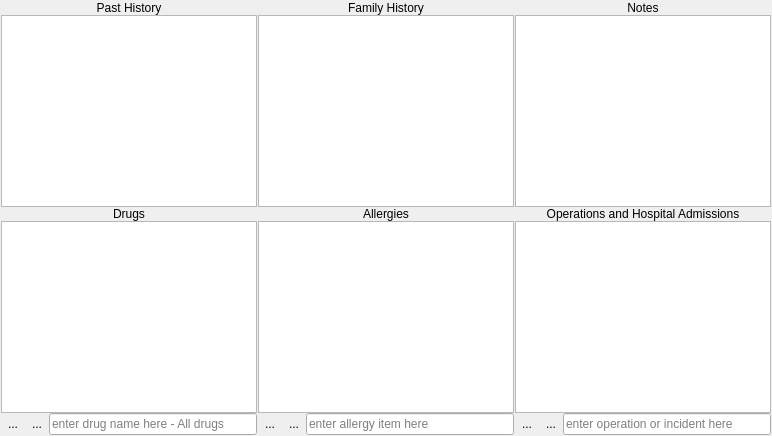
        <widget class="QFrame" name="frameMedicalHx">
         <layout class="QGridLayout" name="gridLayout_3">
          <property name="leftMargin">
           <number>1</number>
          </property>
          <property name="topMargin">
           <number>1</number>
          </property>
          <property name="rightMargin">
           <number>1</number>
          </property>
          <property name="bottomMargin">
           <number>1</number>
          </property>
          <property name="horizontalSpacing">
           <number>1</number>
          </property>
          <property name="verticalSpacing">
           <number>0</number>
          </property>
          <item row="0" column="0">
           <widget class="QLabel" name="labelPastHisotry">
            <property name="text">
             <string>Past History</string>
            </property>
            <property name="alignment">
             <set>Qt::AlignCenter</set>
            </property>
           </widget>
          </item>
          <item row="0" column="1">
           <widget class="QLabel" name="labelFamilyHx">
            <property name="text">
             <string>Family History</string>
            </property>
            <property name="alignment">
             <set>Qt::AlignCenter</set>
            </property>
           </widget>
          </item>
          <item row="0" column="2">
           <widget class="QLabel" name="lablelNotes">
            <property name="text">
             <string>Notes</string>
            </property>
            <property name="alignment">
             <set>Qt::AlignCenter</set>
            </property>
           </widget>
          </item>
          <item row="1" column="0">
           <widget class="TextEdit" name="PastHx">
            <property name="tabChangesFocus">
             <bool>true</bool>
            </property>
           </widget>
          </item>
          <item row="1" column="1">
           <widget class="TextEdit" name="familyHx">
            <property name="tabChangesFocus">
             <bool>true</bool>
            </property>
           </widget>
          </item>
          <item row="1" column="2">
           <widget class="TextEdit" name="Notes">
            <property name="tabChangesFocus">
             <bool>true</bool>
            </property>
           </widget>
          </item>
          <item row="2" column="0">
           <widget class="QLabel" name="labelDrugs">
            <property name="text">
             <string>Drugs</string>
            </property>
            <property name="alignment">
             <set>Qt::AlignCenter</set>
            </property>
           </widget>
          </item>
          <item row="2" column="1">
           <widget class="QLabel" name="labelAllergy">
            <property name="text">
             <string>Allergies</string>
            </property>
            <property name="alignment">
             <set>Qt::AlignCenter</set>
            </property>
           </widget>
          </item>
          <item row="2" column="2">
           <widget class="QLabel" name="labelOpAdmission">
            <property name="text">
             <string>Operations and Hospital Admissions</string>
            </property>
            <property name="alignment">
             <set>Qt::AlignCenter</set>
            </property>
           </widget>
          </item>
          <item row="3" column="0">
           <widget class="drugsTable" name="pDrugsTable">
            <property name="showGrid">
             <bool>false</bool>
            </property>
            <property name="gridStyle">
             <enum>Qt::NoPen</enum>
            </property>
            <property name="sortingEnabled">
             <bool>false</bool>
            </property>
            <property name="wordWrap">
             <bool>false</bool>
            </property>
            <property name="cornerButtonEnabled">
             <bool>false</bool>
            </property>
            <attribute name="horizontalHeaderVisible">
             <bool>false</bool>
            </attribute>
            <attribute name="horizontalHeaderMinimumSectionSize">
             <number>20</number>
            </attribute>
            <attribute name="horizontalHeaderHighlightSections">
             <bool>false</bool>
            </attribute>
            <attribute name="verticalHeaderVisible">
             <bool>false</bool>
            </attribute>
            <attribute name="verticalHeaderMinimumSectionSize">
             <number>20</number>
            </attribute>
            <attribute name="verticalHeaderDefaultSectionSize">
             <number>20</number>
            </attribute>
            <attribute name="verticalHeaderHighlightSections">
             <bool>false</bool>
            </attribute>
           </widget>
          </item>
          <item row="3" column="1">
           <widget class="xListWidget" name="allergyList">
            <property name="font">
             <font>
              <pointsize>10</pointsize>
              <weight>75</weight>
              <bold>true</bold>
             </font>
            </property>
            <property name="gridSize">
             <size>
              <width>0</width>
              <height>20</height>
             </size>
            </property>
           </widget>
          </item>
          <item row="3" column="2">
           <widget class="xListWidget" name="opAdmissionsList">
            <property name="font">
             <font>
              <pointsize>10</pointsize>
              <weight>75</weight>
              <bold>true</bold>
             </font>
            </property>
           </widget>
          </item>
          <item row="4" column="0">
           <layout class="QHBoxLayout" name="horizontalLayout_11">
            <item>
             <widget class="QToolButton" name="buttonAddDrug">
              <property name="toolTip">
               <string>&lt;html&gt;&lt;head/&gt;&lt;body&gt;&lt;p&gt;Add This Drug&lt;/p&gt;&lt;/body&gt;&lt;/html&gt;</string>
              </property>
              <property name="text">
               <string>...</string>
              </property>
              <property name="icon">
               <iconset resource="resources.qrc">
                <normaloff>:/Graphics/add</normaloff>:/Graphics/add</iconset>
              </property>
              <property name="autoRaise">
               <bool>true</bool>
              </property>
             </widget>
            </item>
            <item>
             <widget class="QToolButton" name="buttonRemoveDrug">
              <property name="toolTip">
               <string>&lt;html&gt;&lt;head/&gt;&lt;body&gt;&lt;p&gt;Remove current selection&lt;/p&gt;&lt;/body&gt;&lt;/html&gt;</string>
              </property>
              <property name="text">
               <string>...</string>
              </property>
              <property name="icon">
               <iconset resource="resources.qrc">
                <normaloff>:/Graphics/minus</normaloff>:/Graphics/minus</iconset>
              </property>
              <property name="autoRaise">
               <bool>true</bool>
              </property>
             </widget>
            </item>
            <item>
             <widget class="drugsLine" name="drugLine">
              <property name="toolTip">
               <string/>
              </property>
              <property name="whatsThis">
               <string/>
              </property>
              <property name="text">
               <string/>
              </property>
              <property name="placeholderText">
               <string>enter drug name here - All drugs</string>
              </property>
              <property name="clearButtonEnabled">
               <bool>true</bool>
              </property>
             </widget>
            </item>
           </layout>
          </item>
          <item row="4" column="1">
           <layout class="QHBoxLayout" name="horizontalLayout_7">
            <item>
             <widget class="QToolButton" name="buttonAddAllergy">
              <property name="toolTip">
               <string>&lt;html&gt;&lt;head/&gt;&lt;body&gt;&lt;p&gt;Add This Allergy&lt;/p&gt;&lt;/body&gt;&lt;/html&gt;</string>
              </property>
              <property name="text">
               <string>...</string>
              </property>
              <property name="icon">
               <iconset resource="resources.qrc">
                <normaloff>:/Graphics/add</normaloff>:/Graphics/add</iconset>
              </property>
              <property name="autoRaise">
               <bool>true</bool>
              </property>
             </widget>
            </item>
            <item>
             <widget class="QToolButton" name="buttonRemoveAllergy">
              <property name="toolTip">
               <string>&lt;html&gt;&lt;head/&gt;&lt;body&gt;&lt;p&gt;Remove current selection&lt;/p&gt;&lt;/body&gt;&lt;/html&gt;</string>
              </property>
              <property name="text">
               <string>...</string>
              </property>
              <property name="icon">
               <iconset resource="resources.qrc">
                <normaloff>:/Graphics/minus</normaloff>:/Graphics/minus</iconset>
              </property>
              <property name="autoRaise">
               <bool>true</bool>
              </property>
             </widget>
            </item>
            <item>
             <widget class="genericLineEdit" name="allergyLine">
              <property name="placeholderText">
               <string>enter allergy item here</string>
              </property>
              <property name="clearButtonEnabled">
               <bool>true</bool>
              </property>
             </widget>
            </item>
           </layout>
          </item>
          <item row="4" column="2">
           <layout class="QHBoxLayout" name="horizontalLayout_6">
            <item>
             <widget class="QToolButton" name="buttonAddOP">
              <property name="toolTip">
               <string>&lt;html&gt;&lt;head/&gt;&lt;body&gt;&lt;p&gt;Add This event&lt;/p&gt;&lt;/body&gt;&lt;/html&gt;</string>
              </property>
              <property name="text">
               <string>...</string>
              </property>
              <property name="icon">
               <iconset resource="resources.qrc">
                <normaloff>:/Graphics/add</normaloff>:/Graphics/add</iconset>
              </property>
              <property name="autoRaise">
               <bool>true</bool>
              </property>
             </widget>
            </item>
            <item>
             <widget class="QToolButton" name="buttonRemoveOP">
              <property name="toolTip">
               <string>&lt;html&gt;&lt;head/&gt;&lt;body&gt;&lt;p&gt;Remove current selection&lt;/p&gt;&lt;/body&gt;&lt;/html&gt;</string>
              </property>
              <property name="text">
               <string>...</string>
              </property>
              <property name="icon">
               <iconset resource="resources.qrc">
                <normaloff>:/Graphics/minus</normaloff>:/Graphics/minus</iconset>
              </property>
              <property name="autoRaise">
               <bool>true</bool>
              </property>
             </widget>
            </item>
            <item>
             <widget class="genericLineEdit" name="opAdLine">
              <property name="placeholderText">
               <string>enter operation or incident here</string>
              </property>
              <property name="clearButtonEnabled">
               <bool>true</bool>
              </property>
             </widget>
            </item>
           </layout>
          </item>
         </layout>
        </widget>
